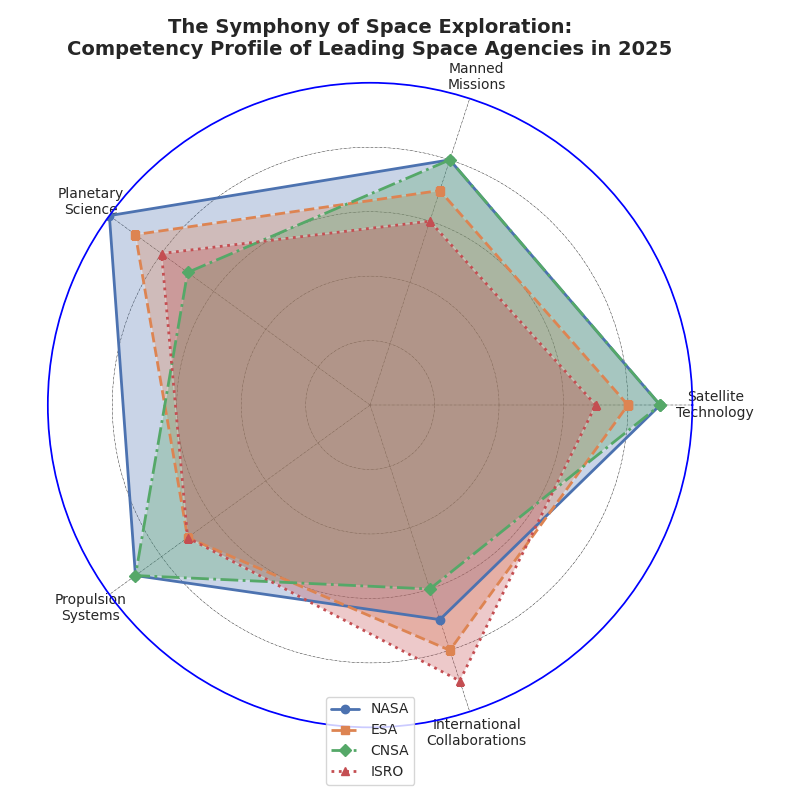

Write the Python code that produced this figure.
import matplotlib.pyplot as plt
import numpy as np

# Define agencies and domains
agencies = ['NASA', 'ESA', 'CNSA', 'ISRO']
domains = ['Satellite\nTechnology', 'Manned\nMissions', 'Planetary\nScience', 
           'Propulsion\nSystems', 'International\nCollaborations']

# Competency scores for each agency
competency_scores = np.array([
    [9, 8, 10, 9, 7],  # NASA
    [8, 7, 9, 7, 8],   # ESA
    [9, 8, 7, 9, 6],   # CNSA
    [7, 6, 8, 7, 9]    # ISRO
])

# Number of variables
num_vars = len(domains)

# Compute angle for each axis
angles = np.linspace(0, 2 * np.pi, num_vars, endpoint=False).tolist()
angles += angles[:1]  # Close the loop

# Create the radar chart
fig, ax = plt.subplots(figsize=(8, 8), subplot_kw=dict(polar=True))
ax.set_ylim(0, 10)

# Plot each agency
marker_styles = ['o', 's', 'D', '^']
line_styles = ['-', '--', '-.', ':']

for i, agency in enumerate(agencies):
    values = competency_scores[i].tolist()
    values += values[:1]  # Complete the loop
    
    ax.fill(angles, values, alpha=0.3)
    ax.plot(angles, values, marker=marker_styles[i], linestyle=line_styles[i], linewidth=2, label=agency)

# Add domain labels
ax.set_yticklabels([])
ax.set_xticks(angles[:-1])
ax.set_xticklabels(domains, fontsize=10, ha='center')

# Enhance the appearance of the radar chart
ax.spines['polar'].set_color('blue')  # Change the polar spine color
ax.grid(True, color='black', linestyle='-.', linewidth=0.3)  # Change grid style

# Add title and legend
plt.title('The Symphony of Space Exploration:\nCompetency Profile of Leading Space Agencies in 2025',
          fontsize=14, fontweight='bold', pad=20)
plt.legend(loc='lower center', bbox_to_anchor=(0.5, -0.1), fontsize=10)

plt.tight_layout()

# Display the radar chart
plt.show()
